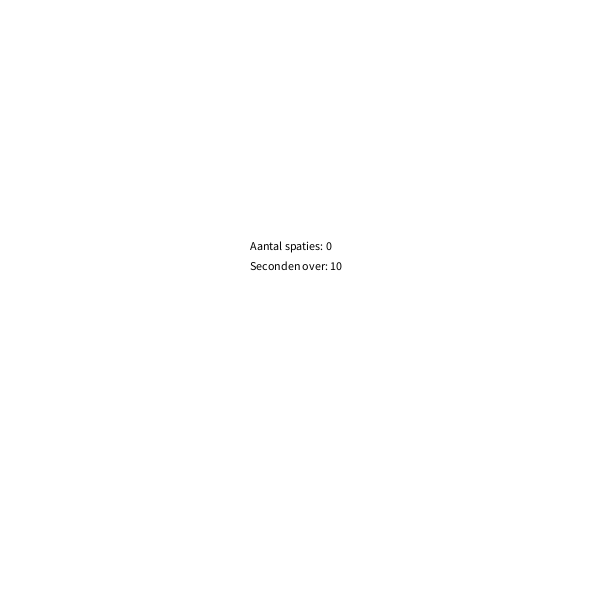
Frame 1 (no input)
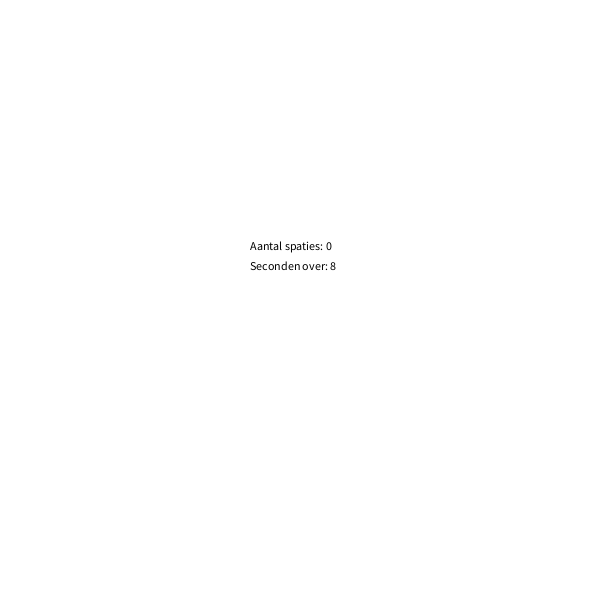
Frame 60 (the mouse pressed at the canvas centre just before this capture)
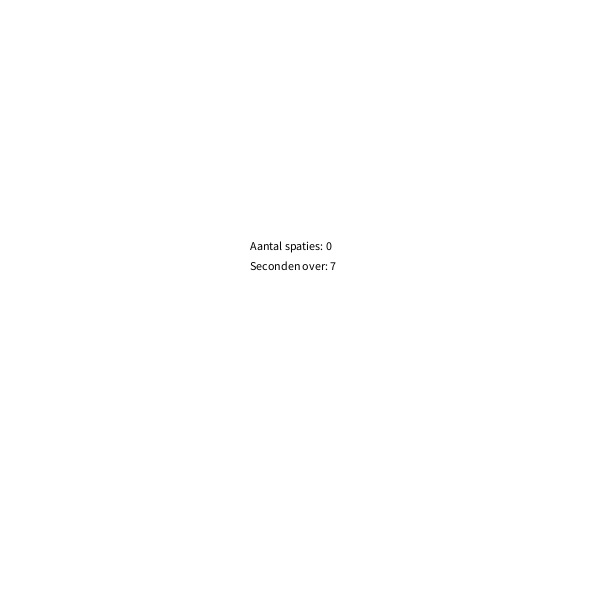
Frame 120 (the mouse held since frame 60 and released just before this capture)

The Processing sketch that drew these frames (run headless with seeded random() and noise(); from frame 60 on, the mouse is pressed at the canvas centre):

// Processing sketch: H12_2
// ── H12_2.pde
int seconden;
int leftAmount;
int aantalSpaties;
boolean racing = true;

void setup() {
  size(600, 600);
}

void draw() {
  background(255, 255, 255);

  seconden = millis()/1000;
  leftAmount = 10 - seconden;
  if (leftAmount <=0) {
    leftAmount = 0;
    if (seconden  >=10) {
      racing = false;
    }
  }
    fill(0, 0, 0);
    text("Aantal spaties: " + aantalSpaties, 250, 250);
    text("Seconden over: " + leftAmount, 250, 270);
  }

  void keyReleased() {
    if (keyCode == 32 && racing) {
      aantalSpaties++;
    }
  }
